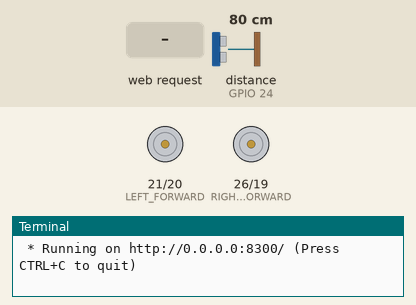
Simulated run of this program. Board: Raspberry Pi (BCM pin numbers). On the bench: motor-driver pin pairs drawn as motors (green arrow = first pin HIGH = forward, orange = second pin HIGH = backward, longer = more drive, scaled by the enable pin), the last lines printed to the terminal. The test bench sets the inputs (shaded band); at power-on: distance to the obstacle (sensor on GPIO 24) 80 cm. The echo pulse lasts 58.3 µs per cm; the camera gives no picture and a still takes 0.5 s; the clock reads 2024-03-15 10:24:30 at power-on unless the program sets it.

Above: at 1.2 s.
1.3 s: HTTP request for /F received
At 3.5 s:
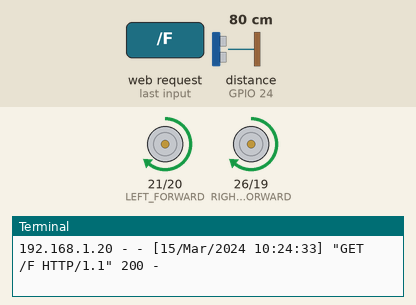
3.8 s: HTTP request for /L received
At 5.6 s:
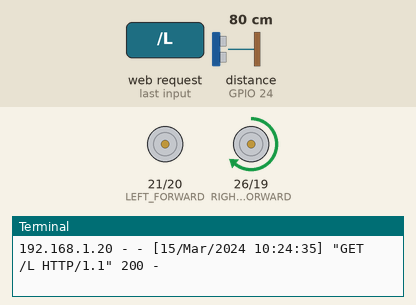
6.3 s: HTTP request for /R received
At 8.5 s:
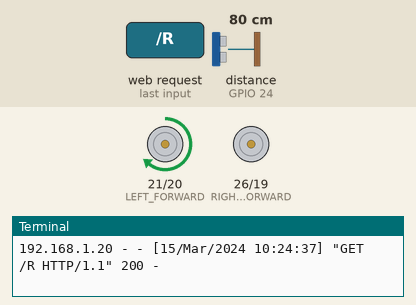
8.8 s: HTTP request for /show received
At 10.9 s:
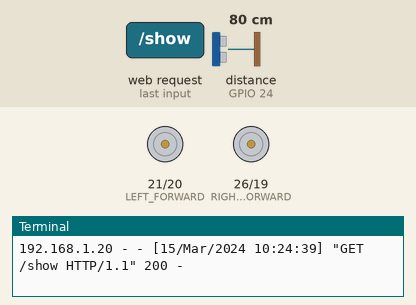
Timing chart, 0 to 12.3 s (numbered marks = the images above; inputs shaded):
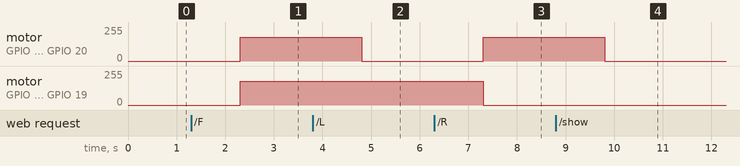

Measured:
- after the input at 1.3 s, motor on GPIO 21 (LEFT_FORWARD) / GPIO 20 (LEFT_BACKWARD), motor on GPIO 26 (RIGHT_FORWARD) / GPIO 19 (RIGHT_BACKWARD): stopped → forward 179/255 after 1.0 s
- after the input at 3.8 s, motor on GPIO 21 (LEFT_FORWARD) / GPIO 20 (LEFT_BACKWARD): forward 179/255 → stopped after 1.0 s
- after the input at 6.3 s, motor on GPIO 21 (LEFT_FORWARD) / GPIO 20 (LEFT_BACKWARD): stopped → forward 179/255 after 1.0 s; motor on GPIO 26 (RIGHT_FORWARD) / GPIO 19 (RIGHT_BACKWARD): forward 179/255 → stopped after 1.0 s
- after the input at 8.8 s, motor on GPIO 21 (LEFT_FORWARD) / GPIO 20 (LEFT_BACKWARD): forward 179/255 → stopped after 1.0 s

The program:

VideoCarRefac.py
```python
#creapple 사이트의 Rpi3b+ 기반의 코드를 Rpi4b의 Debian bookworm 64bits os로 refactoring해서 새로 만든 코드

from flask import Flask, render_template, request, Response
import RPi.GPIO as GPIO
import time
import io
import threading
from picamera2 import Picamera2, Preview

class Camera:
    thread = None
    frame = None
    start_time = 0

    def getStreaming(self):
        Camera.start_time = time.time()

        if Camera.thread is None:
            Camera.thread = threading.Thread(target=self.streaming)
            Camera.thread.start()

            while self.frame is None:
                time.sleep(0)
        return self.frame

    @classmethod
    def streaming(c):
        picam2 = Picamera2()

        # 카메라 화면 180도 회전
        transform = Transform(hflip=True, vflip=True)

        config = picam2.create_video_configuration(
            main={"size": (320, 240)},
            transform=transform  # 여기에서 Transform 설정
        )
        picam2.configure(config)

        picam2.start()

        stream = io.BytesIO()
        while True:
            stream.seek(0)
            picam2.capture_file(stream, format='jpeg')
            c.frame = stream.getvalue()

            if time.time() - c.start_time > 10:
                break
        picam2.stop()
        c.thread = None

app = Flask(__name__)

GPIO.setmode(GPIO.BCM)

#GPIO 핀 정의
TRIG = 23
ECHO = 24

GPIO.setup(TRIG,GPIO.OUT)
GPIO.setup(ECHO,GPIO.IN)

RIGHT_FORWARD = 26
RIGHT_BACKWARD = 19
RIGHT_PWM = 13
LEFT_FORWARD = 21
LEFT_BACKWARD = 20
LEFT_PWM = 16

GPIO.setup(RIGHT_FORWARD,GPIO.OUT)
GPIO.setup(RIGHT_BACKWARD,GPIO.OUT)
GPIO.setup(RIGHT_PWM,GPIO.OUT)
GPIO.output(RIGHT_PWM, 0)
RIGHT_MOTOR = GPIO.PWM(RIGHT_PWM, 100)
RIGHT_MOTOR.start(0)
RIGHT_MOTOR.ChangeDutyCycle(0)

GPIO.setup(LEFT_FORWARD,GPIO.OUT)
GPIO.setup(LEFT_BACKWARD,GPIO.OUT)
GPIO.setup(LEFT_PWM,GPIO.OUT)
GPIO.output(LEFT_PWM, 0)
LEFT_MOTOR = GPIO.PWM(LEFT_PWM, 100)
LEFT_MOTOR.start(0)
LEFT_MOTOR.ChangeDutyCycle(0)

#초음파 센서로 거리 측정하는 코드
def getDistance():
  GPIO.output(TRIG, GPIO.LOW)
  time.sleep(1)

  GPIO.output(TRIG, GPIO.HIGH)
  time.sleep(0.00001)
  GPIO.output(TRIG, GPIO.LOW)

  while GPIO.input(ECHO)==0:
    pulse_start = time.time()

  while GPIO.input(ECHO)==1:
    pulse_end = time.time()

  pulse_duration = pulse_end - pulse_start
  #Multiply pulse duration by 17150 to get distance and round
  distance = pulse_duration * 17150
  distance = round(distance, 2)

  return distance

#전진, 후진, 펄스 폭 제어에 대한 부분 정의
def rightMotor(forward, backward, pwm):
  GPIO.output(RIGHT_FORWARD,forward)
  GPIO.output(RIGHT_BACKWARD,backward)
  RIGHT_MOTOR.ChangeDutyCycle(pwm)

#전진, 후진, 펄스 폭 제어에 대한 부분 정의
def leftMotor(forward, backward, pwm):
  GPIO.output(LEFT_FORWARD,forward)
  GPIO.output(LEFT_BACKWARD,backward)
  LEFT_MOTOR.ChangeDutyCycle(pwm)

def forward():
    rightMotor(1, 0, 70)
    leftMotor(1, 0, 70)
    time.sleep(1)

def left():
    rightMotor(1, 0, 70) #왼쪽 바퀴가 멈추고 오른쪽이 회전해야 좌회전
    leftMotor(0, 0, 0)
    time.sleep(0.3)

def right():
    rightMotor(0, 0, 0)
    leftMotor(1, 0, 70) #오른쪽 바퀴가 멈추고 왼쪽이 회전해야 우회전
    time.sleep(0.3)

def stop():
    rightMotor(0, 0, 0)
    leftMotor(0, 0, 0)

@app.route("/<command>") #라우팅을 진행
def action(command):
    distance_value = getDistance()
    if command == "F":
        forward()
        message = "Moving Forward"
    elif command == "L":
        left()
        message = "Turn Left"
    elif command == "R":
        right()
        message = "Turn Right"
    else:
        stop()
        message = "Unknown Command [" + command + "] "

    msg = {
        'message' : message,
        'distance': str(distance_value)
    }

    return render_template('video.html', **msg)

def show(camera):
    """Video streaming generator function."""
    while True:
        frame = camera.getStreaming()
        yield (b'--frame\r\n'
               b'Content-Type: image/jpeg\r\n\r\n' + frame + b'\r\n') #프레임을 구별하는 헤더, jpeg가 부하를 적게 준다


@app.route('/show')
def showVideo():
    """Video streaming route. Put this in the src attribute of an img tag."""
    return Response(show(Camera()),
                    mimetype='multipart/x-mixed-replace; boundary=frame')

if __name__ == "__main__":
    try:
        app.run(host='0.0.0.0', port=8300, debug=True, threaded=True)
    except KeyboardInterrupt:
        print ("Terminate program by Keyboard Interrupt")
        GPIO.cleanup()
```
